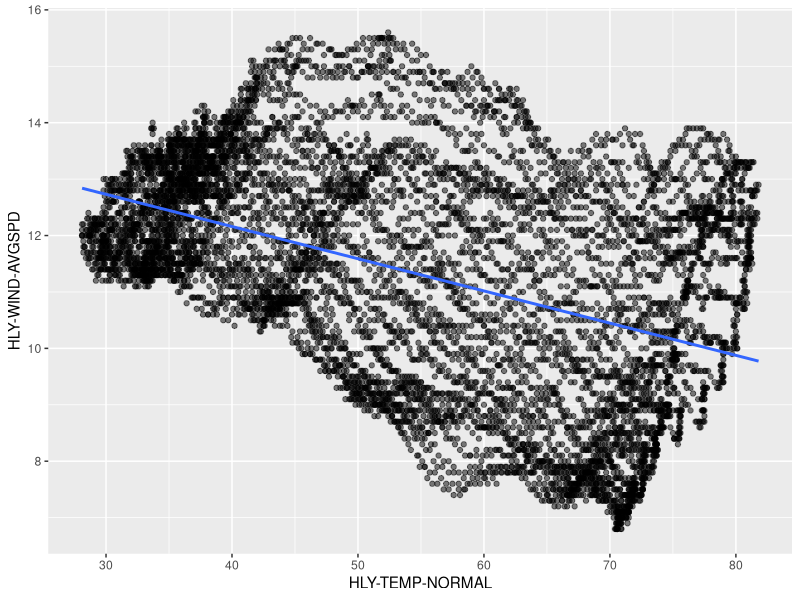

Here is the R script that generated this plot:
## ---- chunk 1
knitr::opts_chunk$set(echo = TRUE)
## ---- chunk 2
library(tidyverse)
# Add any other libraries here



## ---- chunk 3
# load your data 
nyweather <- read_csv("data/ny_weather.csv")
nyweather %>% 
  ggplot(aes(`HLY-TEMP-NORMAL`, `HLY-WIND-AVGSPD`)) + 
  geom_point(alpha = 0.5) +
  geom_smooth(method = "lm", se=FALSE)
nyweather %>%
  is.na() %>%
  colSums()
View(nyweather)



